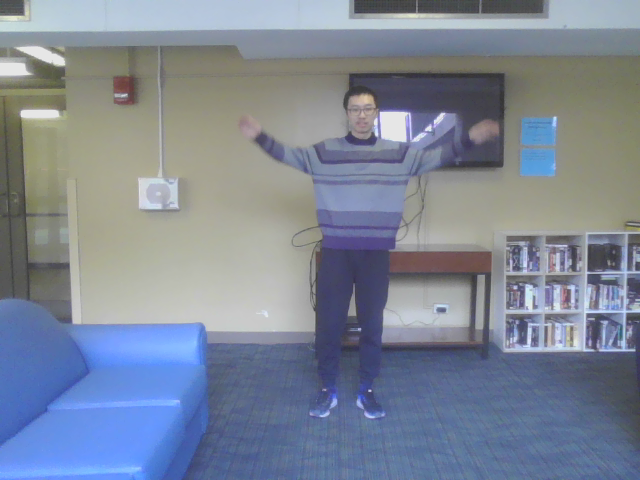
#> input picture my_images/00131.png, 640 x 480 px, given as the content of the folder cam_3, which was not available
$ python compute_optical_flow.py   (older library calls are emulated)
#> lines starting #> are read from the running program, lines starting #| are printed output that depends on the picture; pictures that were not available may be replaced by others from this repository, and a replacement may not be noted
### GeoCV_HW1/mylib.py


import numpy as np
import cv2

int2str = lambda num, blank: ("{:0"+str(blank)+"d}").format(num)

def sharpen_image(img):
    kernel = np.array([[-1,-1,-1], [-1,9,-1], [-1,-1,-1]])
    return cv2.filter2D(img, -1, kernel)

# [4 lines left out: function erode_gray_image, not called in this run]

def is_color_img(img):
    return len(img.shape)==3 and img.shape[2]==3 and (type(img[0][0][0])!=np.float64)

# [16 lines left out: functions stack_two_images, cv2_show, not called in this run]

class ImageReader(object):
    def __init__(self, source, folder_name=None, video_name=None):
        assert source in ["from_video", "from_folder"]

        if source == "from_video":
            self.video_name = video_name
            self.cap = cv2.VideoCapture(self.video_name)
        else: # from_folder
            self.folder_name = folder_name + "/" if folder_name[-1] != "/" else folder_name
            self.filenames = self.get_filenames(self.folder_name)

        self.source = source
        self.cnt_image = 0

    def __del__(self):
        if self.source == "from_video":
            self.cap.release()

    def read(self, filename=None, cap=None, resize_rate=0.2):

#> called with resize_rate = 0.15
        if self.source == "from_video":
            ret, frame = self.cap.read()
            assert not ret, "All images in video were read out"
        else: # from_folder
            frame = cv2.imread(self.filenames[self.cnt_image])
#> frame is the input picture: shape (480, 640, 3); mean B, G, R 150.4, 134.5, 125.3

        self.cnt_image += 1

        if resize_rate != 1:
            frame = cv2.resize(src=frame, dsize=(0, 0), dst=None, fx=resize_rate, fy=resize_rate)
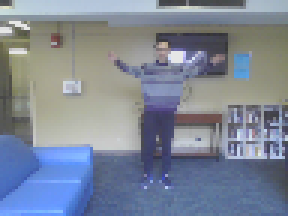
#> frame: shape (72, 96, 3) (shown 3 times larger); mean B, G, R 150.3, 134.4, 125.3

        return frame

    def have_image(self):
        if self.source == "from_video":
            return True
        else: # from_folder
            return self.cnt_image < len(self.filenames)

    def get_prev_img_filename(self):
        return self.filenames[self.cnt_image-1].split('/')[-1]

    def get_filenames(self, path, format="*"):
        import glob
        list_filenames = sorted(glob.glob(path+'/'+format))
        return list_filenames  # Path to file wrt current folder

### GeoCV_HW1/compute_optical_flow.py

import numpy as np
import cv2
import matplotlib.pyplot as plt
import collections

from mylib import stack_two_images, ImageReader
# from mydisp import show

def cv2_show(src_img, bg_img):
    # bg_img: gray image, higher pixel value means background
    # bg_img = bg_img.astype(np.float)/255 # change to gray with range [0, 1]
    img = stack_two_images(src_img, bg_img)
    cv2.imshow('frame', img)
    k = cv2.waitKey(10)
    if k!=-1 and chr(k)=='q':
        return False
    return True

def plt_show(i, size=(6,10)):
    plt.figure(figsize=size)
    plt.imshow(i, cmap='gray')
    plt.show()
    return True

def compute_std_image(imgs_list):
    imgs_list = np.array(imgs_list)
    std_img = np.std(imgs_list, axis=0)
    # print(std_img.max(), std_img.min())
    std_img *= 3
    std_img = 255 - std_img.astype(np.uint8)
    # print(std_img.shape)
    return std_img

def compute_sum_changes(imgs_list):

    def to_float(img):
        return img.astype(np.float)

    diff_img = np.zeros(imgs_list[0].shape, dtype=np.float)
    prev = to_float(imgs_list[0])
    for i in range(1, len(imgs_list)):
        curr = to_float(imgs_list[i])
        diff_img += np.abs(curr - prev)
        prev = curr

    diff_img *= 3.0 / len(imgs_list)

    print(diff_img.max(), diff_img.min())
    return 255 - diff_img.astype(np.uint8)

if __name__=="__main__":

    # Initialize
    image_reader = ImageReader(source="from_folder", folder_name="cam_3/")
    # fgbg = cv2.createBackgroundSubtractorMOG2()

    imgs_list = collections.deque()

    # Read some images and saved to list
    MAX_IMAGE = 1000
    cnt_img = 0
    WINDOW_SIZE = 100
    while cnt_img < MAX_IMAGE and image_reader.have_image():

        src_img = image_reader.read(resize_rate = 0.15)

        # sharpen images
        kernel = np.array([[-1,-1,-1], [-1,9,-1], [-1,-1,-1]])
        src_img = cv2.filter2D(src_img, -1, kernel)
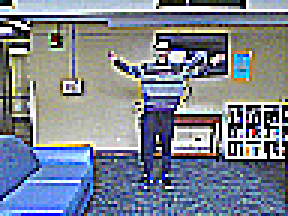
#> src_img: shape (72, 96, 3) (shown 3 times larger); mean B, G, R 144.8, 131.9, 123.9

        gray = cv2.cvtColor(src_img, cv2.COLOR_BGR2GRAY)
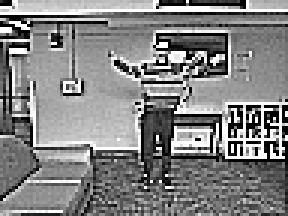
#> gray: shape (72, 96) (shown 3 times larger); min 0, max 255, mean 131
        # gray = cv2.GaussianBlur(gray, ksize=(3,3), sigmaX=1)
        imgs_list.append(gray)
        cnt_img += 1
        print("Reading the {}th image".format(cnt_img))

        if cnt_img >= WINDOW_SIZE:
            # bg_img = compute_std_image(imgs_list)
            bg_img = compute_sum_changes(imgs_list)
            if not cv2_show(src_img, bg_img):
                break
            if len(imgs_list) > WINDOW_SIZE:
                imgs_list.popleft()
